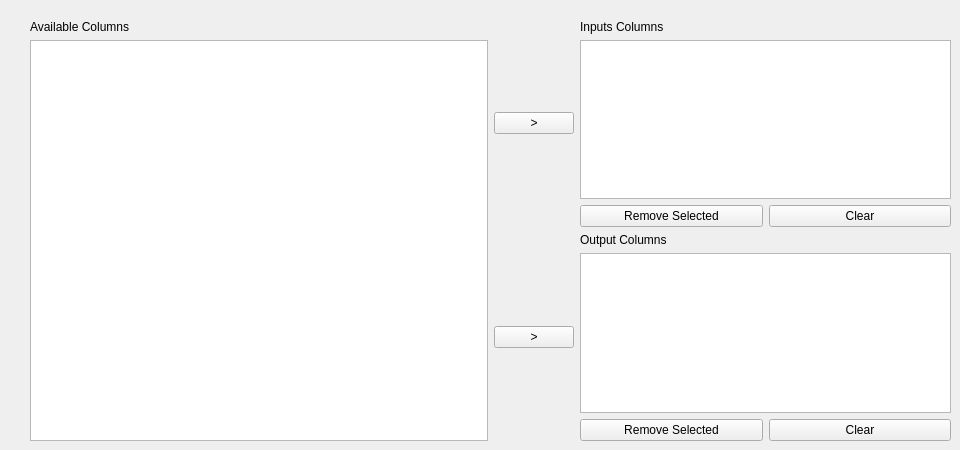
   <widget class="QWidget" name="inputoutput_tab">
    <attribute name="title">
     <string>Input/Output</string>
    </attribute>
    <widget class="QWidget" name="horizontalLayoutWidget_4">
     <property name="geometry">
      <rect>
       <x>30</x>
       <y>20</y>
       <width>921</width>
       <height>421</height>
      </rect>
     </property>
     <layout class="QHBoxLayout" name="horizontalLayout_5">
      <item>
       <layout class="QVBoxLayout" name="verticalLayout_2">
        <item>
         <widget class="QLabel" name="label_2">
          <property name="text">
           <string>Available Columns</string>
          </property>
         </widget>
        </item>
        <item>
         <widget class="QListWidget" name="available_columns_listWidget">
          <property name="selectionMode">
           <enum>QAbstractItemView::MultiSelection</enum>
          </property>
         </widget>
        </item>
       </layout>
      </item>
      <item>
       <layout class="QVBoxLayout" name="verticalLayout_4">
        <item>
         <layout class="QHBoxLayout" name="horizontalLayout">
          <item>
           <widget class="QPushButton" name="add_input_columns_pushButton">
            <property name="text">
             <string>&gt;</string>
            </property>
           </widget>
          </item>
          <item>
           <layout class="QVBoxLayout" name="verticalLayout_3">
            <item>
             <widget class="QLabel" name="label_4">
              <property name="text">
               <string>Inputs Columns</string>
              </property>
             </widget>
            </item>
            <item>
             <widget class="QListWidget" name="input_columns_listWidget">
              <property name="selectionMode">
               <enum>QAbstractItemView::MultiSelection</enum>
              </property>
             </widget>
            </item>
            <item>
             <layout class="QHBoxLayout" name="horizontalLayout_2">
              <item>
               <widget class="QPushButton" name="remove_input_columns_pushButton">
                <property name="text">
                 <string>Remove Selected</string>
                </property>
               </widget>
              </item>
              <item>
               <widget class="QPushButton" name="clear_input_columns_pushButton">
                <property name="text">
                 <string>Clear</string>
                </property>
               </widget>
              </item>
             </layout>
            </item>
           </layout>
          </item>
         </layout>
        </item>
        <item>
         <layout class="QHBoxLayout" name="horizontalLayout_3">
          <item>
           <widget class="QPushButton" name="add_output_columns_pushButton">
            <property name="text">
             <string>&gt;</string>
            </property>
           </widget>
          </item>
          <item>
           <layout class="QVBoxLayout" name="verticalLayout_6">
            <item>
             <widget class="QLabel" name="label_5">
              <property name="text">
               <string>Output Columns</string>
              </property>
             </widget>
            </item>
            <item>
             <widget class="QListWidget" name="output_columns_listWidget">
              <property name="selectionMode">
               <enum>QAbstractItemView::MultiSelection</enum>
              </property>
             </widget>
            </item>
            <item>
             <layout class="QHBoxLayout" name="horizontalLayout_4">
              <item>
               <widget class="QPushButton" name="remove_output_columns_pushButton">
                <property name="text">
                 <string>Remove Selected</string>
                </property>
               </widget>
              </item>
              <item>
               <widget class="QPushButton" name="clear_output_columns_pushButton">
                <property name="text">
                 <string>Clear</string>
                </property>
               </widget>
              </item>
             </layout>
            </item>
           </layout>
          </item>
         </layout>
        </item>
       </layout>
      </item>
     </layout>
    </widget>
   </widget>
